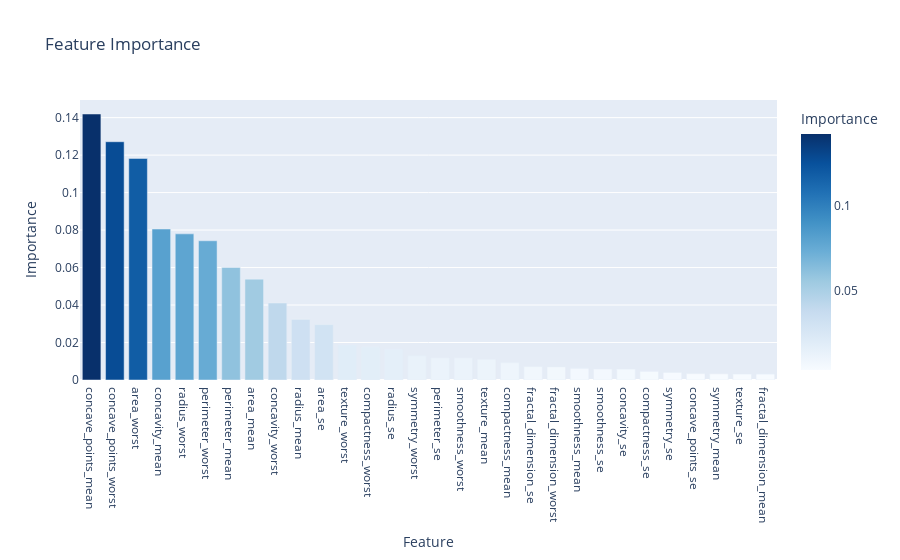

Write notebook code for a chart like this one.
### Markdown cell above
# 7. Feature Importance
Analyze which features are most important for the model's decisions.

### Code cell
feature_importances = pd.DataFrame({
    'Feature': X.columns,
    'Importance': rf_model.feature_importances_
}).sort_values('Importance', ascending=False)

fig = px.bar(feature_importances, x='Feature', y='Importance', 
             title="Feature Importance", 
             color='Importance', 
             color_continuous_scale='Blues')
fig.show()

### Figure 1 — Plotly figure (JSON) as saved in the notebook; plotly's stock layout.template omitted (floating-point values rounded to 4 significant figures)
{"data": [{"alignmentgroup": "True", "hovertemplate": "Feature=%{x}<br>Importance=%{marker.color}<extra></extra>", "legendgroup": "", "marker": {"color": [0.1419, 0.1271, 0.1182, 0.08056, 0.07797, 0.07429, 0.06009, 0.05381, 0.04108, 0.03231, 0.02954, 0.01879, 0.01754, 0.01643, 0.01293, 0.01177, 0.01177, 0.01106, 0.009216, 0.007135, 0.006924, 0.006223, 0.005881, 0.005816, 0.004596, 0.004001, 0.003382, 0.003278, 0.003172, 0.00314], "coloraxis": "coloraxis", "pattern": {"shape": ""}}, "name": "", "offsetgroup": "", "orientation": "v", "showlegend": false, "textposition": "auto", "type": "bar", "x": ["concave_points_mean", "concave_points_worst", "area_worst", "concavity_mean", "radius_worst", "perimeter_worst", "perimeter_mean", "area_mean", "concavity_worst", "radius_mean", "area_se", "texture_worst", "compactness_worst", "radius_se", "symmetry_worst", "perimeter_se", "smoothness_worst", "texture_mean", "compactness_mean", "fractal_dimension_se", "fractal_dimension_worst", "smoothness_mean", "smoothness_se", "concavity_se", "compactness_se", "symmetry_se", "concave_points_se", "symmetry_mean", "texture_se", "fractal_dimension_mean"], "xaxis": "x", "y": [0.1419, 0.1271, 0.1182, 0.08056, 0.07797, 0.07429, 0.06009, 0.05381, 0.04108, 0.03231, 0.02954, 0.01879, 0.01754, 0.01643, 0.01293, 0.01177, 0.01177, 0.01106, 0.009216, 0.007135, 0.006924, 0.006223, 0.005881, 0.005816, 0.004596, 0.004001, 0.003382, 0.003278, 0.003172, 0.00314], "yaxis": "y"}], "layout": {"barmode": "relative", "coloraxis": {"colorbar": {"title": {"text": "Importance"}}, "colorscale": [[0, "rgb(247,251,255)"], [0.125, "rgb(222,235,247)"], [0.25, "rgb(198,219,239)"], [0.375, "rgb(158,202,225)"], [0.5, "rgb(107,174,214)"], [0.625, "rgb(66,146,198)"], [0.75, "rgb(33,113,181)"], [0.875, "rgb(8,81,156)"], [1, "rgb(8,48,107)"]]}, "legend": {"tracegroupgap": 0}, "title": {"text": "Feature Importance"}, "xaxis": {"anchor": "y", "domain": [0, 1], "title": {"text": "Feature"}}, "yaxis": {"anchor": "x", "domain": [0, 1], "title": {"text": "Importance"}}}}
